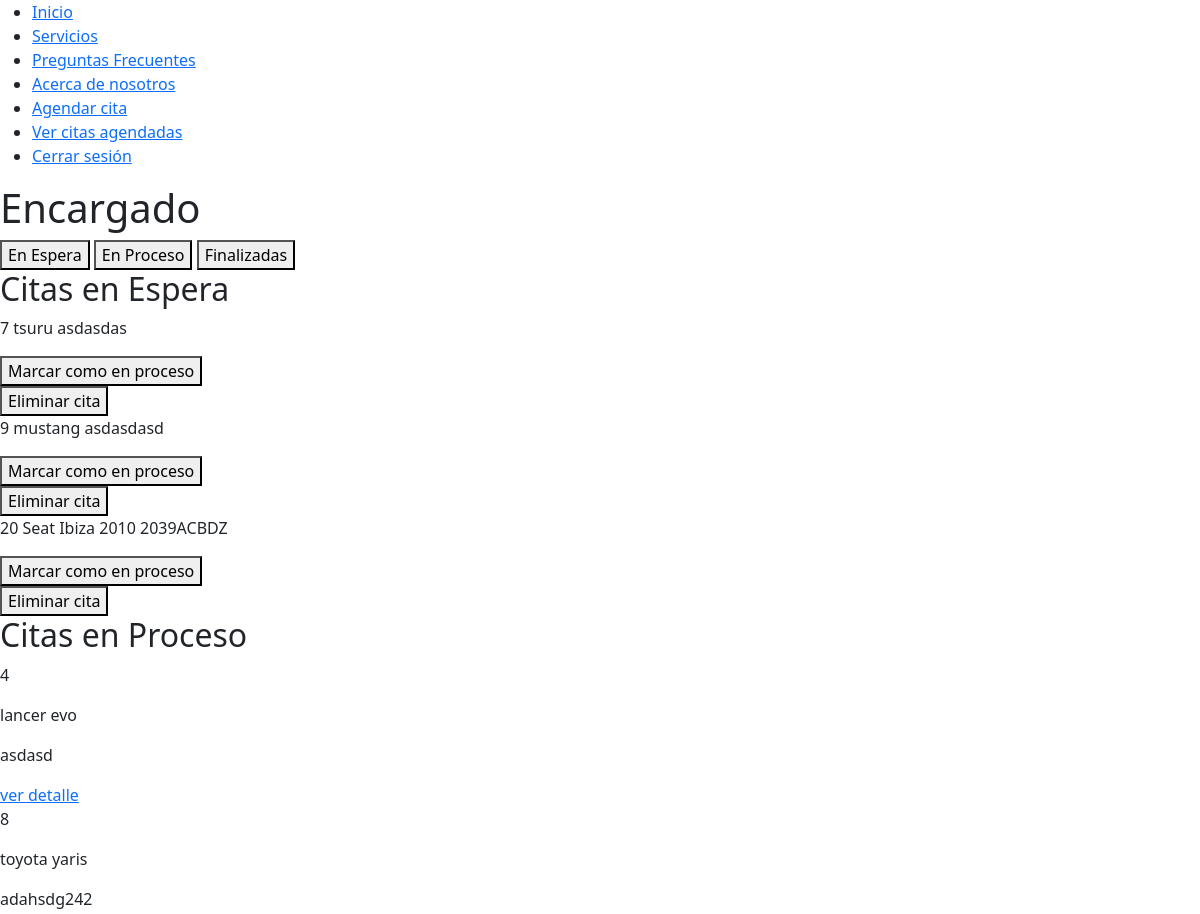
The page /panel_encargado/ (signed in, upper part) on the database as committed earlier.
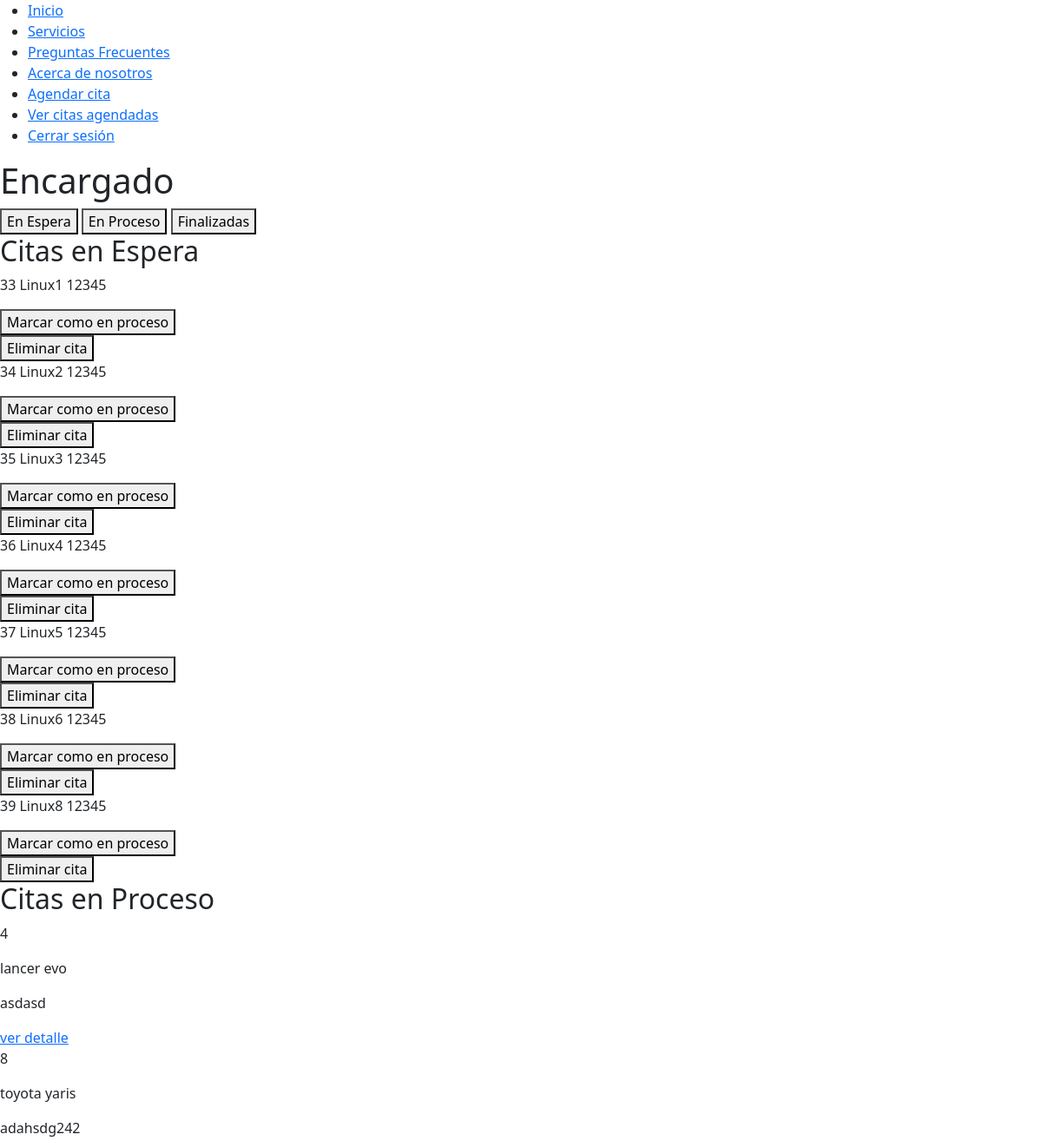
The same page on the database as committed later.
### autenticacion/models.py (models this page shows)
class Cita(models.Model):
    usuario = models.ForeignKey(User, on_delete=models.CASCADE)
    modelo_carro = models.CharField(max_length=100)
    color = models.CharField(max_length=100)
    placas = models.CharField(max_length=20)
    fecha = models.DateField()
    hora = models.TimeField()
    estado = models.CharField(max_length=50, default='pendiente')
    retroalimentacion = models.TextField(null=True, blank=True)
    servicios = models.ManyToManyField(Servicio, through='DetalleCita')
    def __str__(self):
        return f"Cita {self.id} - {self.modelo_carro}"

### autenticacion/views.py (the view)
# urls.py: path('panel_encargado/', v_auth.panel_encargado, name='panel_encargado'),
@login_required
def panel_encargado(request):
    citas_pendientes = Cita.objects.filter(estado='pendiente')
    citas_en_proceso = Cita.objects.filter(estado='en proceso')
    citas_finalizadas = Cita.objects.filter(estado='finalizada')
    print("Citas en espera: ",citas_pendientes.count())
    for cita1 in citas_pendientes:
        print(cita1)
    print("Citas en proceso: ", citas_en_proceso.count())
    for cita2 in citas_en_proceso:
        print(cita2)
    print("Citas finalizadas: " , citas_en_proceso.count())
    for cita3 in citas_en_proceso:
        print(cita3)
    return render(request, 'panelEncargado.html', {
        'citas_en_espera': citas_pendientes,
        'citas_en_proceso': citas_en_proceso,
        'citas_finalizadas': citas_finalizadas
    })

### main/templates/panelEncargado.html (shortened to what this page needs)
<!DOCTYPE html>
<html lang="en">
<head>
    {% extends 'layouts/base.html' %}
    {% block content %}
    <h1>Encargado</h1>
    <div class="tabs">
        <button class="tablinks" onclick="showCitas(event, 'en_espera')">En Espera</button>
        <button class="tablinks" onclick="showCitas(event, 'en_proceso')">En Proceso</button>
        <button class="tablinks" onclick="showCitas(event, 'finalizadas')">Finalizadas</button>
    </div>
    <div id="en_espera" class="tabcontent">
        <h2>Citas en Espera</h2>
            {% for cita in citas_en_espera %}
                <div class="cita">
                    <p>{{ cita.id }}  {{cita.modelo_carro}} {{cita.placas}}</p>
                    <form action="{% url 'modificar_estado_cita' cita.id %}" method="post">
                        <button type="submit" onclick="return confirm('¿Estás seguro de modificar el estado de la cita?')" >Marcar como en proceso</button>
                    </form>
                    <form action="{% url 'eliminar_cita' cita.id %}" method="post">
                        <button type="submit" onclick="return confirm('¿Estás seguro de eliminar la cita?')">Eliminar cita</button>
                    </form>
                </div>
            {% endfor %}
    </div>
    <div id="en_proceso" class="tabcontent">
        <h2>Citas en Proceso</h2>
            {% for cita in citas_en_proceso %}
                <p>{{cita.id}}</p>
                <p>{{cita.modelo_carro}}</p>
                <p>{{cita.placas}}</p>
                <a href="{% url 'detalle_cita_en_proceso' cita.id%}">ver detalle</a>
                {% endfor %}
    </div>
    {% endblock %}

Rows that differ between the two databases and show on the page:
removed Cita: id "7", modelo_carro "tsuru", placas "asdasdas", shown under "Citas en Espera"
removed Cita: id "9", modelo_carro "mustang", placas "asdasdasd", shown under "Citas en Espera"
removed Cita: id "20", modelo_carro "Seat Ibiza 2010", placas "2039ACBDZ", shown under "Citas en Espera"
added Cita: id "33", modelo_carro "Linux1", placas "12345", shown under "Citas en Espera"
added Cita: id "34", modelo_carro "Linux2", placas "12345", shown under "Citas en Espera"
added Cita: id "35", modelo_carro "Linux3", placas "12345", shown under "Citas en Espera"
added Cita: id "36", modelo_carro "Linux4", placas "12345", shown under "Citas en Espera"
added Cita: id "37", modelo_carro "Linux5", placas "12345", shown under "Citas en Espera"
added Cita: id "38", modelo_carro "Linux6", placas "12345", shown under "Citas en Espera"
added Cita: id "39", modelo_carro "Linux8", placas "12345", shown under "Citas en Espera"
